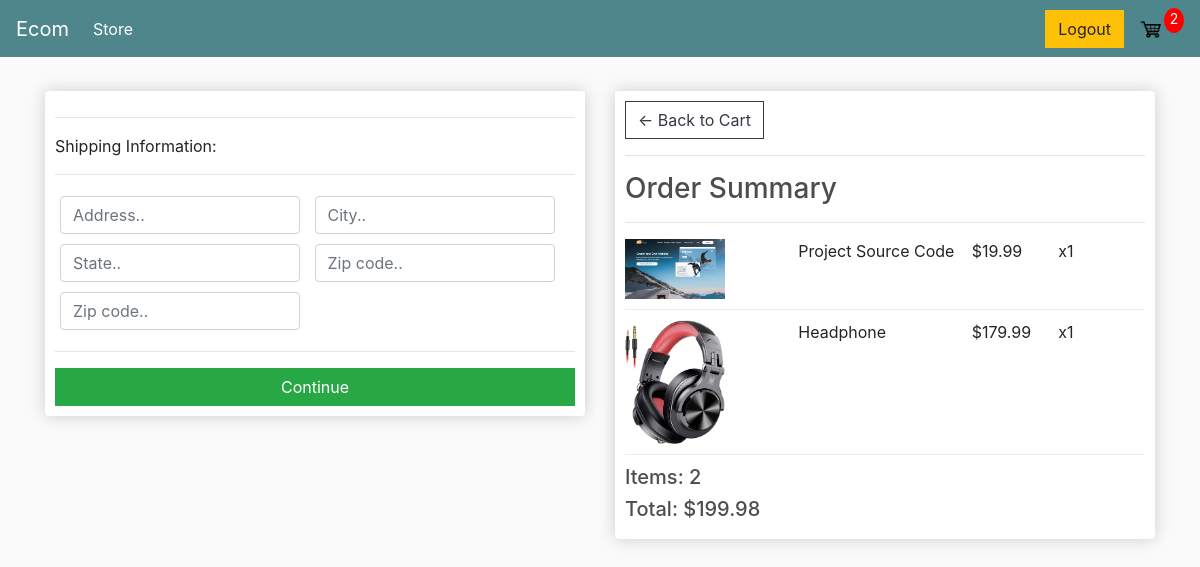
/checkout/ (signed in), run on an earlier commit of the app's database.
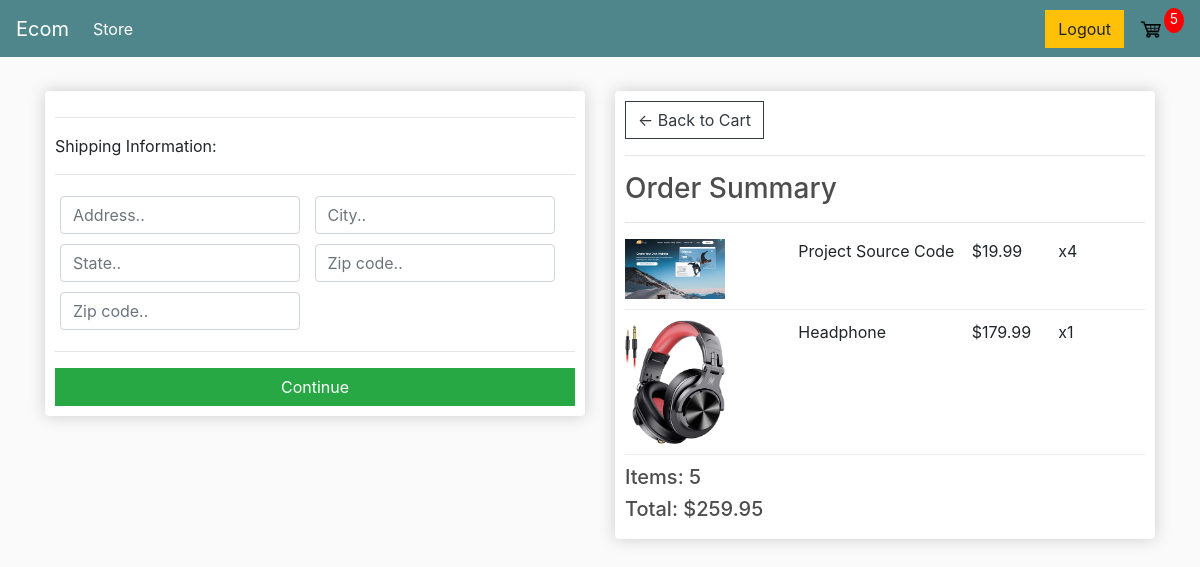
And on a later commit of the database.
### store/models.py (models this page shows, shortened)
class OrderItem(models.Model):
    product = models.ForeignKey(Product, on_delete=models.SET_NULL, null=True)
    order = models.ForeignKey(Order, on_delete=models.SET_NULL, null=True)
    quantity = models.IntegerField(default=0, null=True, blank=True)
    date_added = models.DateTimeField(auto_now_add=True)
    @property
    def get_total(self):
        total=self.product.price * self.quantity
        return total

class Product(models.Model):
    name = models.CharField(max_length=200, null=False, blank=False)
    price = models.FloatField(default=0)
    digital = models.BooleanField(default=False, null=True, blank=True)
    image=models.ImageField(upload_to='%d',default='default.jpg',)

class Order(models.Model):
    customer = models.ForeignKey(Customer, on_delete=models.CASCADE,null=True)
    complete = models.BooleanField(default=False)
    transaction_id = models.CharField(max_length=200, null=True)
    @property
    def get_total_price(self):
        orderitem=self.orderitem_set.all()
        total_price=sum([item.get_total for item in orderitem])
        return total_price
    @property
    def get_total_item(self):
        orderitem=self.orderitem_set.all()
        total=sum([item.quantity for item in orderitem])
        return total
    @property
    def shipping(self):
        shipping=False
        orderItem = self.orderitem_set.all()
        for item in orderItem:
            if item.product.digital == False:
                shipping= True
        return shipping

### store/views.py (the view)
# urls.py: path('checkout/', views.checkoutView, name='checkout'),
def checkoutView(request):
    if request.user.is_authenticated:
        customer=request.user.customer
        order, created =Order.objects.get_or_create(customer=customer, complete = False)
        items=order.orderitem_set.all()
        cart_total=order.get_total_item
        shipping=order.shipping
    else:
        items=[]
        order={'get_total_price':0,'get_total_item':0}
        cart_total=order['get_total_item']
        shipping=False
    content={'items':items,'order':order,'cartItem':cart_total,'shipping':shipping}
    return render(request,'store/checkout.html',content)

### store/templates/store/checkout.html (shortened to what this page needs)
{% extends 'main.html' %} {% load static %} {% block content %}
<div class="row">
  <div class="col-lg-6">
    <div class="box-element" id="form-wrapper">
      <form id="form">
        <div id="shipping-info">
          <hr />
          <p>Shipping Information:</p>
          <hr />
          <div class="form-field">
            <input
              class="form-control"
              type="text"
              name="address"
              placeholder="Address.."
            />
          </div>
          <div class="form-field">
            <input
              class="form-control"
              type="text"
              name="city"
              placeholder="City.."
            />
          </div>
          <div class="form-field">
            <input
              class="form-control"
              type="text"
              name="state"
              placeholder="State.."
            />
          </div>
          <div class="form-field">
            <input
              class="form-control"
              type="text"
              name="zipcode"
              placeholder="Zip code.."
            />
          </div>
          <div class="form-field">
            <input
              class="form-control"
              type="text"
              name="country"
              placeholder="Zip code.."
            />
          </div>
        </div>
        <hr />
        <input
          id="form-button"
          class="btn btn-success btn-block"
          type="submit"
          value="Continue"
        />
      </form>
    </div>
    <br />
  </div>
  <div class="col-lg-6">
    <div class="box-element">
      <a class="btn btn-outline-dark" href="{%url 'cart'%}">&#x2190; Back to Cart</a>
      <hr />
      <h3>Order Summary</h3>
      <hr />
      {% for item in items %}
      <div class="cart-row">
        <div style="flex: 2">
          <img class="row-image" src="{{item.product.image.url}}" />
        </div>
        <div style="flex: 2"><p>{{item.product.name}}</p></div>
        <div style="flex: 1"><p>${{item.product.price|floatformat:2}}</p></div>
        <div style="flex: 1"><p>x{{item.quantity}}</p></div>
      </div>
      {% endfor %}
      <h5>Items: {{order.get_total_item}}</h5>
      <h5>Total: ${{order.get_total_price|floatformat:2}}</h5>
    </div>
  </div>
</div>
{% endblock content %}

What changed in the data, as far as the page shows it:
changed OrderItem "Project Source Code": quantity "1" → "4"
changed through a linked row, Order: get_total_item "2" → "5"; get_total_price "199.98" → "259.95"
Also different on the page:
{{ cartItem }}: "2" → "5"
